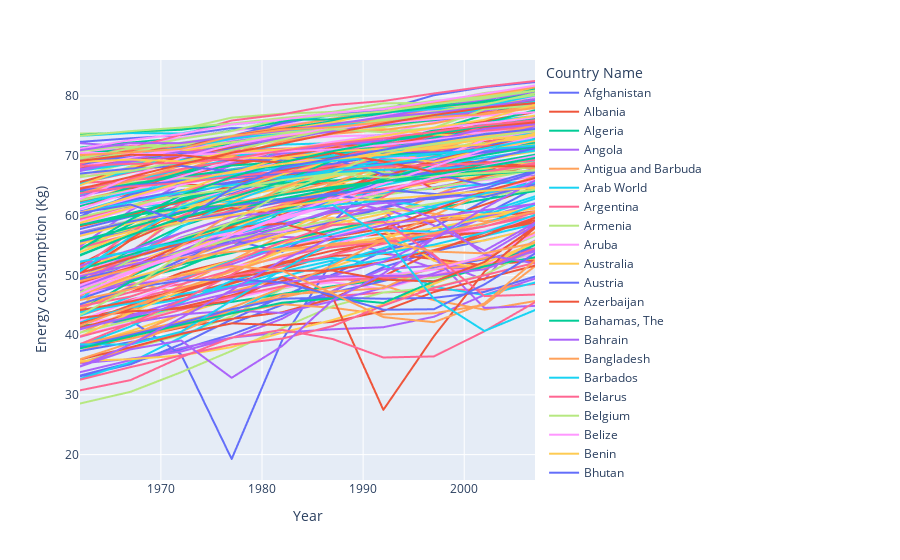

Notebook code cell kept with this figure:
### Code cell
#Graphical display of trends in life expectancy using line trends

fig = pltx.line(expectancy_data, x="Year", y=expectancy_data.columns)
fig.update_yaxes(title="Energy consumption (Kg)")
fig.show()
